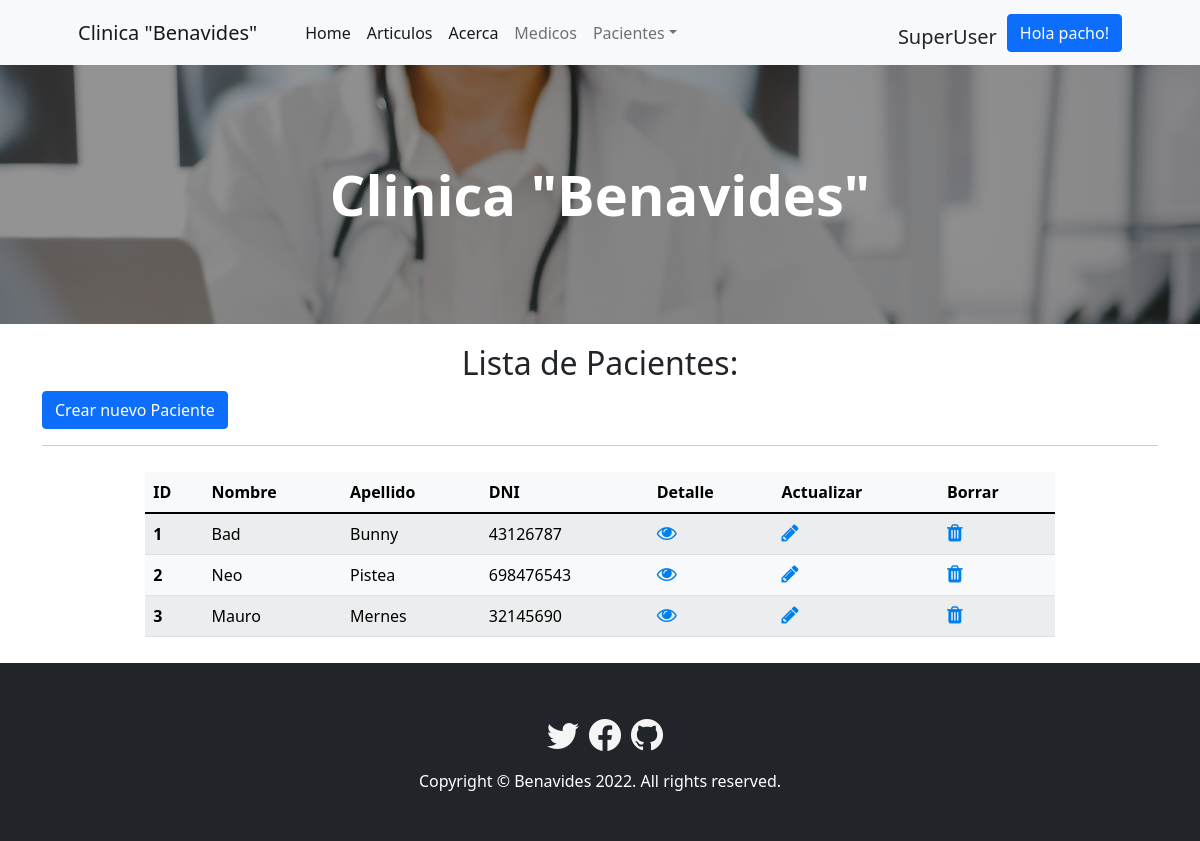
Page /pacients/pacients-list/ (signed in) on the committed database.
### pacients/models.py (models this page shows)
class Pacient(models.Model):
    name = models.CharField(max_length=20)
    surname = models.CharField(max_length=20)
    dni = models.IntegerField()

### pacients/views.py (the view)
# urls.py: path('pacients-list/', views.PacientListView.as_view(), name='pacients-list'),
class PacientListView(LoginRequiredMixin, ListView):
    model = Pacient
    template_name = 'pacients_list.html'

### pacients/templates/pacients_list.html
{% extends 'index.html' %}
{% load static %}
{% block changes %}
<h2>Lista de Pacientes:</h2>
<div class="container">
    <a class="btn btn-primary justify-content-right"  href="{% url 'pacients:pacients-add' %}">Crear nuevo Paciente</a>
    <hr></hr>
<div class="row d-flex justify-content-center">
    <div class="col-md-10">
        <table class="table table-striped table-light">
            <thead>
                <tr>
                    <th scope="col">ID</th>
                    <th scope="col">Nombre</th>
                    <th scope="col">Apellido</th>
                    <th scope="col">DNI</th>
                    <th scope="col">Detalle</th>
                    {% if user.is_superuser %}
                    <th scope="col">Actualizar</th>
                    <th scope="col">Borrar</th>
                    {% endif %}
                </tr>
            </thead>
            <tbody>
                {% for pacient in pacient_list %}
                <tr>
                    <th scope="row">{{pacient.id}}</th>
                    <td>{{pacient.name}}</td>
                    <td>{{pacient.surname}}</td>
                    <td>{{pacient.dni}}</td>
                    <td><a href="{% url 'pacients:pacients-detail' pacient.id %}">
                        <i class="fa fa-eye" style="font-size:20px;color: rgb(0, 128, 236);"> </i></a>
                    </td>
                    {% if user.is_superuser %}
                    <td><a href="{% url 'pacients:pacients-update' pacient.id %}">
                        <i class="fa fa-pencil" style="font-size:20px;color: rgb(0, 128, 236);"> </i></a>
                    </td>
                    <td><a href="{% url 'pacients:pacients-delete' pacient.id %}">
                        <i class="fa fa-trash" style="font-size:20px;color: rgb(0, 128, 236);"> </i></a>
                    </td>
                    {% endif %}
                </tr>
                {% endfor %}
            </tbody>
        </table>
    </div>
    </div>
</div>
{% endblock %}

### home/templates/index.html (shortened to what this page needs)
<!DOCTYPE html>
<html lang="es">
    <head>
        {% load static %}
        <link href="https://cdn.jsdelivr.net/npm/bootstrap-icons@1.5.0/font/bootstrap-icons.css" rel="stylesheet" />
        <link rel="stylesheet" href="https://cdn.jsdelivr.net/npm/bootstrap-icons@1.8.3/font/bootstrap-icons.css">
        <link href="{% static 'css/styles.css' %}" rel="stylesheet" />
        <link href="{% static 'css/changes.css' %}" rel="stylesheet" />
        <link
        rel="stylesheet"
        href="https://cdnjs.cloudflare.com/ajax/libs/font-awesome/4.7.0/css/font-awesome.min.css"
    />
    </head>
    <body>
        <nav class="navbar navbar-expand-lg navbar-light bg-light">
            <div class="container px-4 px-lg-5">
                <a class="navbar-brand" href="/">Clinica "Benavides"</a>
                <div class="collapse navbar-collapse" id="navbarSupportedContent">
                    <ul class="navbar-nav me-auto mb-2 mb-lg-0 ms-lg-4">
                        <li class="nav-item"><a class="nav-link active" aria-current="page" href="/">Home</a></li>
                        <li class="nav-item"><a class="nav-link active" aria-current="page" href="{% url 'index' %}">Articulos</a></li>
                        <li class="nav-item"><a class="nav-link active" aria-current="page" href="{% url 'home:about' %}">Acerca</a></li>
                        {% if user.is_authenticated %}
                        <li class="nav-item"><a class="nav-link" href="{% url 'medics:medics-list' %}">Medicos</a></li>
                        <li class="nav-item dropdown">
                            <a class="nav-link dropdown-toggle" id="navbarDropdown" href="#" role="button" data-bs-toggle="dropdown" aria-expanded="false">Pacientes</a>
                        </li>
                        {% endif %}
                    </ul>
                    {% if user.is_authenticated %}
                        {% if user.is_superuser %}
                            <h5 style="margin-top: 17px; margin-right: 10px;">SuperUser</h5>
                        {% endif %}
                    <div class="nav-item dropdown">
                    <a class="btn btn-primary" id="navbarDropdown" href="#" role="button" data-bs-toggle="dropdown" aria-expanded="false">Hola {{ user.username }}!</a>
                    </div>
                    {% endif %}
                </div>
            </div>
        </nav>
        <header class="bg-dark py-5" id="foto">
            <div class="container px-4 px-lg-5 my-5">
                <div class="text-center text-white">
                    <h1 class="display-4 fw-bolder">Clinica "Benavides"</h1>
                </div>
            </div>
        </header>
        {% block changes %}
        {% endblock %}
        <footer class="py-5 bg-dark">
            <div class="social-media">
                <a href="https://twitter.com/" target="_blank"><i class="bi bi-twitter" style="font-size: 2rem; color: whitesmoke;"></i></a>
                <a href="https://es-la.facebook.com/" target="_blank"><i class="bi bi-facebook" style="font-size: 2rem; color: whitesmoke;"></i></a>
                <a href="https://github.com/gpacho" target="_blank"><i class="bi bi-github" style="font-size: 2rem; color: whitesmoke;"></i></a>
            </div>
            <div class="container">
                <p class="m-0 text-center text-white">Copyright &copy; Benavides 2022. All rights reserved.</p>
            </div>
        </footer>
    </body>
</html>

### medics/static/css/changes.css (style rules this page uses)
h2 { text-align: center; padding-top: 20px; padding-bottom: 0; }
#foto { background-image: linear-gradient(0deg, rgba(40,40,40,0.5), rgba(40,40,40,0.5)), url(../js/manual-hatdc-blog.jpg); background-size: cover; background-repeat: no-repeat; background-position: top; }
.social-media { display: flex; justify-content: center; }
.social-media a { margin-left: 10px; margin-bottom: 10px; }

### rows in the picture
Pacient: id "1", name "Bad", surname "Bunny", dni "43126787"
Pacient: id "2", name "Neo", surname "Pistea", dni "698476543"
Pacient: id "3", name "Mauro", surname "Mernes", dni "32145690"

### other values in the picture
{{ user.username }} "pacho"
